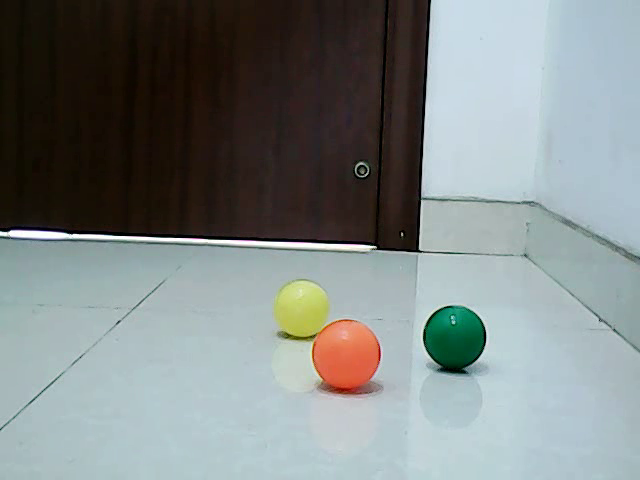
#> input picture frame 18 of chapter11/data/mulballs.mp4, 640 x 480 px
$ python CalcOpticalFlowPyrLK.py
#> lines starting #> are read from the running program, lines starting #| are printed output that depends on the picture; after the words box and inside, x2 and y2 are one past the last pixel; in counts of white or black regions, pixels touching at a corner belong together
# -*- coding:utf-8 -*-
import cv2 as cv
import numpy as np
import sys


if __name__ == '__main__':
    capture = cv.VideoCapture('./data/mulballs.mp4')
    # 判断是否成功加载视频文件
    if not capture.isOpened():
        print('Failed to read mulballs.mp4.')
        sys.exit()

    # 随机选取颜色
    color = np.random.randint(0, 255, (100, 3))

    # 读取第一帧
    _, pre_frame = capture.read()
#> pre_frame is the input picture: shape (480, 640, 3); mean B, G, R 133.3, 134.1, 127
    pre_gray = cv.cvtColor(pre_frame, cv.COLOR_BGR2GRAY)
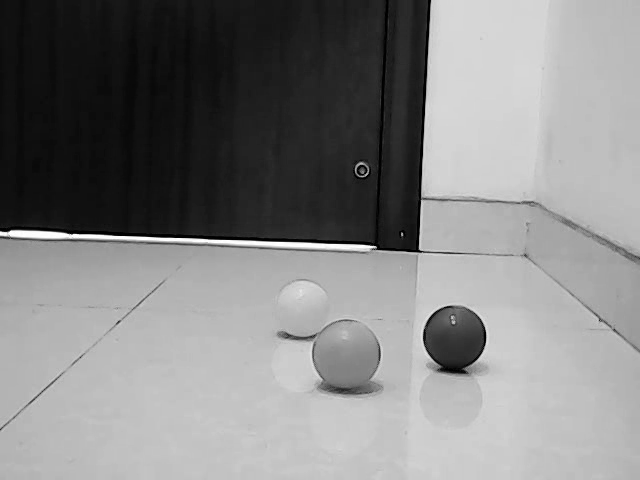
#> pre_gray: shape (480, 640); min 0, max 255, mean 131.9
    # 进行角点检测
    points = cv.goodFeaturesToTrack(pre_gray, maxCorners=5000, qualityLevel=0.01, minDistance=10,
                                    blockSize=3, useHarrisDetector=False, k=0.04)
#> points = 69 rows, first 8: [376, 247], [401, 232], [422, 198], [419, 249], [453, 322], [363, 172], [440, 366], [599, 321]

    # 光流跟踪
    while True:
        ret, frame = capture.read()
        if ret is False:
            break
        frame_gray = cv.cvtColor(frame, cv.COLOR_BGR2GRAY)
        # 稀疏光流检测
        criteria = (cv.TERM_CRITERIA_EPS | cv.TERM_CRITERIA_COUNT, 30, 0.01)
        next_pts, status, err = cv.calcOpticalFlowPyrLK(pre_gray, frame_gray, points, None, winSize=(31, 31),
                                                        maxLevel=3, criteria=criteria, flags=0)
#> next_pts = 69 rows, first 8: [376, 247], [400.9, 232], [422, 198], [419, 249.1], [453, 322], [363, 172], [440, 365.9], [599, 321]; status = 69 values from 1 to 1; err = 69 values, max 4.37 at index 14, min 0.955 at index 1, mean 2.28

        # 根据状态对角点做筛选
        good_next = next_pts[status == 1]
#> good_next = 69 pairs, first value 7 to 633.8, second value 172 to 417.9
        good_pre = points[status == 1]
#> good_pre = 69 pairs, first value 7 to 634, second value 172 to 418

        # 绘制跟踪线
        for i, (next_item, pre_item) in enumerate(zip(good_next, good_pre)):
            a, b = next_item.ravel()
            c, d = pre_item.ravel()
            # 设置阈值，只绘制移动的角点
            dist = abs(a - c) + abs(b - d)
            if dist > 2:
                frame = cv.circle(frame, (a, b), 3, color[i].tolist(), -1, 8)
                frame = cv.line(frame, (a, b), (c, d), color[i].tolist(), 2, 8, 0)
#> this loop made 69 passes
#> (a, b, c, d, dist) on passes 1 to 12: (376, 247, 376, 247, 0.0587), (400.9, 232, 401, 232, 0.118), (422, 198, 422, 198, 0.0531), (419, 249.1, 419, 249, 0.0911), (453, 322, 453, 322, 0.0339), (363, 172, 363, 172, 0.0422), (440, 365.9, 440, 366, 0.095), (599, 321, 599, 321, 0.0723), (613, 329, 613, 329, 0.0617), (523.3, 255.2, 523, 255, 0.538), (120, 320, 120, 320, 0.0322), (466, 371.9, 466, 372, 0.105)

        # 展示结果
        cv.imshow('Result', frame)
        # 设置延迟50毫秒，按ESC键退出
        if cv.waitKey(50) & 0xff == 27:
#> (key Esc is pressed here)
            break

        # 更新前一帧图像和角点坐标
        pre_gray = frame_gray.copy()
        points = good_next.reshape(-1, 1, 2)

    # 释放并关闭窗口
    cv.destroyAllWindows()
    capture.release()

$ run again, starting later in the video
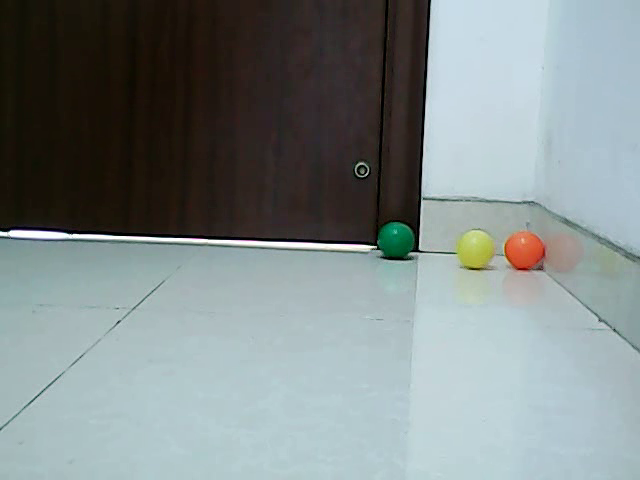
#> input picture frame 81 of chapter11/data/mulballs.mp4, 640 x 480 px
#> pre_frame is the input picture: shape (480, 640, 3); mean B, G, R 137.6, 137.6, 128
#> points = 54 rows, first 8: [376, 247], [419, 249], [422, 200], [363, 172], [409, 254], [613, 329], [599, 320], [120, 320]
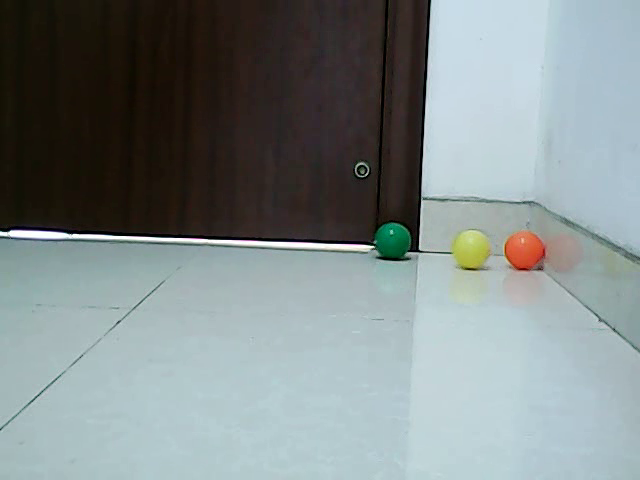
#> input picture frame 82 of chapter11/data/mulballs.mp4, 640 x 480 px
#> frame is the input picture: shape (480, 640, 3); mean B, G, R 137.7, 137.5, 128.1
#> next_pts = 54 rows, first 8: [373.5, 247], [418.8, 248.9], [422, 200], [363, 172], [408.8, 254.1], [612.9, 328.9], [598.9, 319.9], [120.1, 319.9]; status = 54 values from 1 to 1; err = 54 values, max 10.26 at index 4, min 0.859 at index 28, mean 3
#> good_next = 54 pairs, first value 11.03 to 638, second value 162 to 407
#> good_pre = 54 pairs, first value 11 to 638, second value 162 to 407
#> the loop `for i, (next_item, pre_item) in enumerate(zip(good_next, good_pre)):` made 54 passes
#> (a, b, c, d, dist) on passes 1 to 8: (373.5, 247, 376, 247, 2.57), (418.8, 248.9, 419, 249, 0.255), (422, 200, 422, 200, 0.0151), (363, 172, 363, 172, 0.0264), (408.8, 254.1, 409, 254, 0.345), (612.9, 328.9, 613, 329, 0.201), (598.9, 319.9, 599, 320, 0.14), (120.1, 319.9, 120, 320, 0.19)
#> after the loop `for i, (next_item, pre_item) in enumerate(zip(good_next, good_pre)):`:
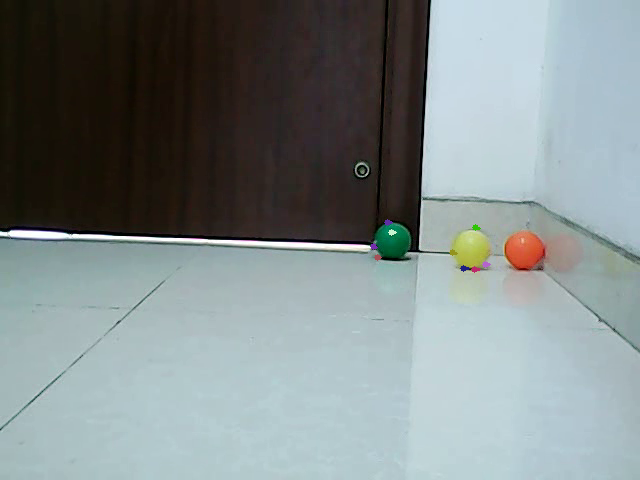
#> frame: shape (480, 640, 3); mean B, G, R 137.7, 137.5, 128.1

$ run again, starting later in the video
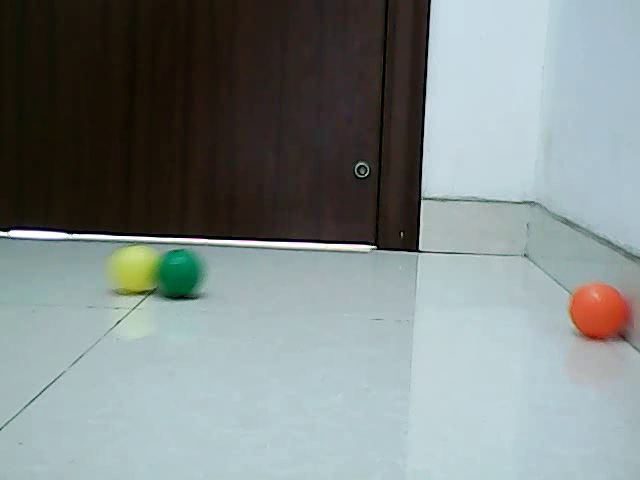
#> input picture frame 145 of chapter11/data/mulballs.mp4, 640 x 480 px
#> pre_frame is the input picture: shape (480, 640, 3); mean B, G, R 135.6, 136.5, 127
#> points = 52 rows, first 8: [376, 247], [419, 249], [401, 232], [422, 199], [363, 172], [524, 255], [144, 296], [7, 232]
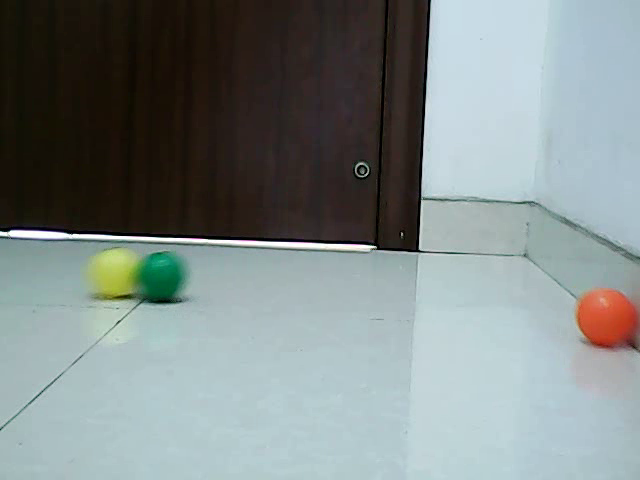
#> input picture frame 146 of chapter11/data/mulballs.mp4, 640 x 480 px
#> frame is the input picture: shape (480, 640, 3); mean B, G, R 135.7, 136.5, 127.2
#> next_pts = 52 rows, first 8: [376, 247], [419, 249], [401.1, 232.1], [422, 199.1], [363, 172], [523.8, 255], [124.1, 300.4], [7.01, 232]; status = 52 values, max 1 at index 0, min 0 at index 11, mean 0.981; err = 52 values, max 21.62 at index 33, min 0 at index 11, mean 4.23
#> good_next = 51 pairs, first value 3.23 to 623.1, second value 162 to 443.3
#> good_pre = 51 pairs, first value 3 to 623, second value 162 to 443
#> the loop `for i, (next_item, pre_item) in enumerate(zip(good_next, good_pre)):` made 51 passes
#> (a, b, c, d, dist) on passes 1 to 8: (376, 247, 376, 247, 0.0461), (419, 249, 419, 249, 0.0361), (401.1, 232.1, 401, 232, 0.12), (422, 199.1, 422, 199, 0.113), (363, 172, 363, 172, 0.0522), (523.8, 255, 524, 255, 0.208), (124.1, 300.4, 144, 296, 24.34), (7.01, 232, 7, 232, 0.0103)
#> after the loop `for i, (next_item, pre_item) in enumerate(zip(good_next, good_pre)):`:
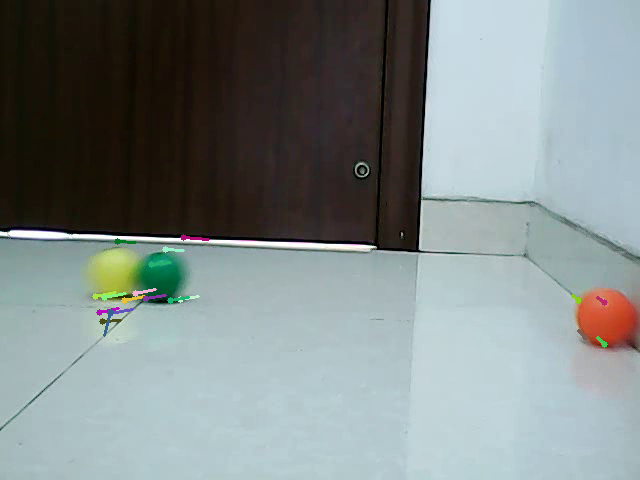
#> frame: shape (480, 640, 3); 0.44% of pixels changed, all inside (x1, y1, x2, y2) = (92, 234, 608, 348)
